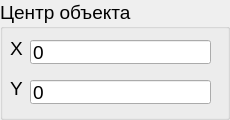
         <widget class="QGroupBox" name="groupBox_object_center">
          <property name="sizePolicy">
           <sizepolicy hsizetype="Preferred" vsizetype="Preferred">
            <horstretch>0</horstretch>
            <verstretch>0</verstretch>
           </sizepolicy>
          </property>
          <property name="minimumSize">
           <size>
            <width>230</width>
            <height>120</height>
           </size>
          </property>
          <property name="maximumSize">
           <size>
            <width>360</width>
            <height>120</height>
           </size>
          </property>
          <property name="font">
           <font>
            <pointsize>14</pointsize>
           </font>
          </property>
          <property name="title">
           <string>Центр объекта</string>
          </property>
          <widget class="QLineEdit" name="lineEdit_center_x">
           <property name="geometry">
            <rect>
             <x>30</x>
             <y>40</y>
             <width>181</width>
             <height>24</height>
            </rect>
           </property>
           <property name="text">
            <string>0</string>
           </property>
           <property name="readOnly">
            <bool>true</bool>
           </property>
          </widget>
          <widget class="QLineEdit" name="lineEdit_center_y">
           <property name="geometry">
            <rect>
             <x>30</x>
             <y>80</y>
             <width>181</width>
             <height>24</height>
            </rect>
           </property>
           <property name="text">
            <string>0</string>
           </property>
           <property name="readOnly">
            <bool>true</bool>
           </property>
          </widget>
          <widget class="QLabel" name="label_center_x">
           <property name="geometry">
            <rect>
             <x>10</x>
             <y>40</y>
             <width>21</width>
             <height>16</height>
            </rect>
           </property>
           <property name="sizePolicy">
            <sizepolicy hsizetype="Preferred" vsizetype="Preferred">
             <horstretch>0</horstretch>
             <verstretch>0</verstretch>
            </sizepolicy>
           </property>
           <property name="text">
            <string>X</string>
           </property>
          </widget>
          <widget class="QLabel" name="label_center_y">
           <property name="geometry">
            <rect>
             <x>10</x>
             <y>80</y>
             <width>21</width>
             <height>16</height>
            </rect>
           </property>
           <property name="sizePolicy">
            <sizepolicy hsizetype="Preferred" vsizetype="Preferred">
             <horstretch>0</horstretch>
             <verstretch>0</verstretch>
            </sizepolicy>
           </property>
           <property name="text">
            <string>Y</string>
           </property>
          </widget>
         </widget>
